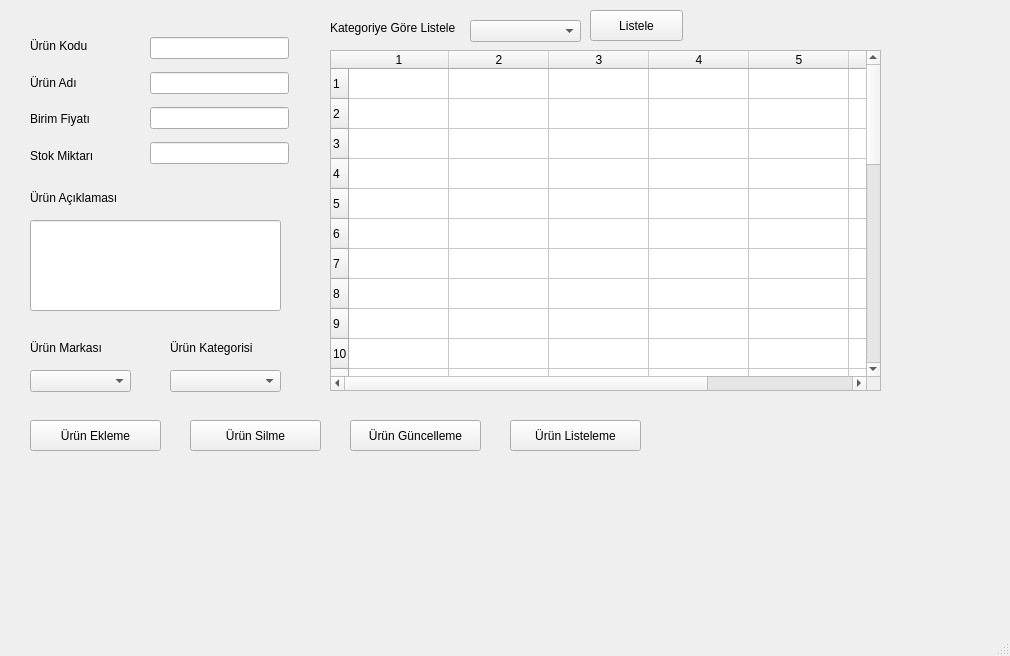
<?xml version="1.0" encoding="UTF-8"?>
<ui version="4.0">
 <class>MainWindow</class>
 <widget class="QMainWindow" name="MainWindow">
  <property name="geometry">
   <rect>
    <x>0</x>
    <y>0</y>
    <width>1010</width>
    <height>656</height>
   </rect>
  </property>
  <property name="windowTitle">
   <string>MainWindow</string>
  </property>
  <widget class="QWidget" name="centralwidget">
   <widget class="QLabel" name="label_5">
    <property name="geometry">
     <rect>
      <x>30</x>
      <y>190</y>
      <width>101</width>
      <height>16</height>
     </rect>
    </property>
    <property name="text">
     <string>Ürün Açıklaması</string>
    </property>
   </widget>
   <widget class="QLineEdit" name="lneurunAciklamasi">
    <property name="geometry">
     <rect>
      <x>30</x>
      <y>220</y>
      <width>251</width>
      <height>91</height>
     </rect>
    </property>
   </widget>
   <widget class="QLabel" name="label_7">
    <property name="geometry">
     <rect>
      <x>170</x>
      <y>340</y>
      <width>91</width>
      <height>16</height>
     </rect>
    </property>
    <property name="text">
     <string>Ürün Kategorisi</string>
    </property>
   </widget>
   <widget class="QComboBox" name="cmbMarka">
    <property name="geometry">
     <rect>
      <x>30</x>
      <y>370</y>
      <width>101</width>
      <height>22</height>
     </rect>
    </property>
    <property name="currentIndex">
     <number>-1</number>
    </property>
    <item>
     <property name="text">
      <string>Samsung</string>
     </property>
    </item>
    <item>
     <property name="text">
      <string>Apple</string>
     </property>
    </item>
    <item>
     <property name="text">
      <string>Oppo</string>
     </property>
    </item>
    <item>
     <property name="text">
      <string>Xiomi</string>
     </property>
    </item>
   </widget>
   <widget class="QComboBox" name="cmbKategori">
    <property name="geometry">
     <rect>
      <x>170</x>
      <y>370</y>
      <width>111</width>
      <height>22</height>
     </rect>
    </property>
    <property name="currentIndex">
     <number>-1</number>
    </property>
    <item>
     <property name="text">
      <string>Telefon</string>
     </property>
    </item>
    <item>
     <property name="text">
      <string>Tablet</string>
     </property>
    </item>
    <item>
     <property name="text">
      <string>Bilgisayar</string>
     </property>
    </item>
    <item>
     <property name="text">
      <string>Beyaz Eşya</string>
     </property>
    </item>
    <item>
     <property name="text">
      <string>Saat</string>
     </property>
    </item>
    <item>
     <property name="text">
      <string>VR Gözlük</string>
     </property>
    </item>
   </widget>
   <widget class="QLabel" name="label_6">
    <property name="geometry">
     <rect>
      <x>30</x>
      <y>340</y>
      <width>91</width>
      <height>16</height>
     </rect>
    </property>
    <property name="text">
     <string>Ürün Markası</string>
    </property>
   </widget>
   <widget class="QTableWidget" name="tblListele">
    <property name="geometry">
     <rect>
      <x>330</x>
      <y>50</y>
      <width>551</width>
      <height>341</height>
     </rect>
    </property>
    <property name="rowCount">
     <number>30</number>
    </property>
    <property name="columnCount">
     <number>7</number>
    </property>
    <row/>
    <row/>
    <row/>
    <row/>
    <row/>
    <row/>
    <row/>
    <row/>
    <row/>
    <row/>
    <row/>
    <row/>
    <row/>
    <row/>
    <row/>
    <row/>
    <row/>
    <row/>
    <row/>
    <row/>
    <row/>
    <row/>
    <row/>
    <row/>
    <row/>
    <row/>
    <row/>
    <row/>
    <row/>
    <row/>
    <column/>
    <column/>
    <column/>
    <column/>
    <column/>
    <column/>
    <column/>
   </widget>
   <widget class="QLabel" name="label_8">
    <property name="geometry">
     <rect>
      <x>330</x>
      <y>20</y>
      <width>131</width>
      <height>16</height>
     </rect>
    </property>
    <property name="text">
     <string>Kategoriye Göre Listele</string>
    </property>
   </widget>
   <widget class="QComboBox" name="cmbKategoriListele">
    <property name="geometry">
     <rect>
      <x>470</x>
      <y>20</y>
      <width>111</width>
      <height>22</height>
     </rect>
    </property>
    <property name="currentIndex">
     <number>-1</number>
    </property>
    <property name="sizeAdjustPolicy">
     <enum>QComboBox::AdjustToMinimumContentsLengthWithIcon</enum>
    </property>
    <item>
     <property name="text">
      <string>Telefon</string>
     </property>
    </item>
    <item>
     <property name="text">
      <string>Tablet</string>
     </property>
    </item>
    <item>
     <property name="text">
      <string>Bilgisayar</string>
     </property>
    </item>
    <item>
     <property name="text">
      <string>Beyaz Eşya</string>
     </property>
    </item>
    <item>
     <property name="text">
      <string>VR Gözlük</string>
     </property>
    </item>
    <item>
     <property name="text">
      <string>Saat</string>
     </property>
    </item>
   </widget>
   <widget class="QPushButton" name="btnKategoriyeGoreListele">
    <property name="geometry">
     <rect>
      <x>590</x>
      <y>10</y>
      <width>93</width>
      <height>31</height>
     </rect>
    </property>
    <property name="text">
     <string>Listele</string>
    </property>
   </widget>
   <widget class="QPushButton" name="btnEkleme">
    <property name="geometry">
     <rect>
      <x>30</x>
      <y>420</y>
      <width>131</width>
      <height>31</height>
     </rect>
    </property>
    <property name="text">
     <string>Ürün Ekleme</string>
    </property>
   </widget>
   <widget class="QPushButton" name="btnListeleme">
    <property name="geometry">
     <rect>
      <x>510</x>
      <y>420</y>
      <width>131</width>
      <height>31</height>
     </rect>
    </property>
    <property name="text">
     <string>Ürün Listeleme</string>
    </property>
   </widget>
   <widget class="QPushButton" name="btnGuncelle">
    <property name="geometry">
     <rect>
      <x>350</x>
      <y>420</y>
      <width>131</width>
      <height>31</height>
     </rect>
    </property>
    <property name="text">
     <string>Ürün Güncelleme</string>
    </property>
   </widget>
   <widget class="QPushButton" name="btnSilme">
    <property name="geometry">
     <rect>
      <x>190</x>
      <y>420</y>
      <width>131</width>
      <height>31</height>
     </rect>
    </property>
    <property name="text">
     <string>Ürün Silme</string>
    </property>
   </widget>
   <widget class="QWidget" name="layoutWidget">
    <property name="geometry">
     <rect>
      <x>30</x>
      <y>30</y>
      <width>69</width>
      <height>141</height>
     </rect>
    </property>
    <layout class="QVBoxLayout" name="verticalLayout">
     <item>
      <widget class="QLabel" name="label">
       <property name="text">
        <string>Ürün Kodu</string>
       </property>
      </widget>
     </item>
     <item>
      <widget class="QLabel" name="label_2">
       <property name="text">
        <string>Ürün Adı</string>
       </property>
      </widget>
     </item>
     <item>
      <widget class="QLabel" name="label_3">
       <property name="text">
        <string>Birim Fiyatı</string>
       </property>
      </widget>
     </item>
     <item>
      <widget class="QLabel" name="label_4">
       <property name="text">
        <string>Stok Miktarı</string>
       </property>
      </widget>
     </item>
    </layout>
   </widget>
   <widget class="QWidget" name="layoutWidget">
    <property name="geometry">
     <rect>
      <x>150</x>
      <y>30</y>
      <width>139</width>
      <height>141</height>
     </rect>
    </property>
    <layout class="QVBoxLayout" name="verticalLayout_2">
     <item>
      <widget class="QLineEdit" name="lneurunKodu"/>
     </item>
     <item>
      <widget class="QLineEdit" name="lneurunAdi"/>
     </item>
     <item>
      <widget class="QLineEdit" name="lnebirimFiyati"/>
     </item>
     <item>
      <widget class="QLineEdit" name="lnestokMiktari"/>
     </item>
    </layout>
   </widget>
  </widget>
  <widget class="QMenuBar" name="menubar">
   <property name="geometry">
    <rect>
     <x>0</x>
     <y>0</y>
     <width>1010</width>
     <height>26</height>
    </rect>
   </property>
  </widget>
  <widget class="QStatusBar" name="statusbar"/>
 </widget>
 <resources/>
 <connections/>
</ui>
